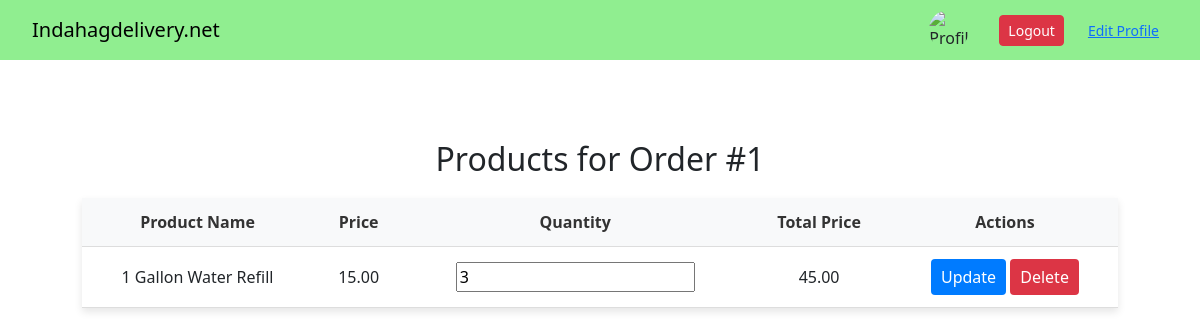
The page /order/1/items/ on the database its author committed.
### store/models.py (models this page shows, shortened)
class Order(models.Model):
    store = models.ForeignKey(Store, on_delete=models.CASCADE, related_name='orders')
    customer = models.ForeignKey(User, on_delete=models.CASCADE, related_name='orders')
    total_price = models.DecimalField(max_digits=10, decimal_places=2)
    status = models.CharField(
        max_length=20,
        choices=[
            ('Pending', 'Pending'),
            ('Preparing', 'Preparing'),
            ('On the Way', 'On the Way'),
            ('Delivered', 'Delivered')
        ],
        default='Pending'
    )
    created_at = models.DateTimeField(auto_now_add=True)

class OrderItem(models.Model):
    order = models.ForeignKey(Order, related_name='items', on_delete=models.CASCADE)
    product_name = models.CharField(max_length=255)
    product_price = models.DecimalField(max_digits=10, decimal_places=2)
    quantity = models.PositiveIntegerField()

### store/views.py (the view)
# urls.py: path('order/<int:order_id>/items/', views.order_items, name='order_items'),
def order_items(request, order_id):
    order = get_object_or_404(Order, id=order_id)
    items = order.items.all()  # Fetch related items using the related_name
    for item in items:
        item.total_price = item.product_price * item.quantity
    return render(request, 'store/order_items.html', {'order': order, 'items': items, 'item.total_price':item.total_price})

### store/templates/store/order_items.html (shortened to what this page needs)
{% extends 'store/base.html' %}
{% block content %}
<h2 class="text-center">Products for Order #{{ order.id }}</h2>
<table class="items-table">
    <thead>
        <tr>
            <th>Product Name</th>
            <th>Price</th>
            <th>Quantity</th>
            <th>Total Price</th>
            <th>Actions</th>
        </tr>
    </thead>
    <tbody>
        {% for item in items %}
        <tr>
            <td>{{ item.product_name }}</td>
            <td>{{ item.product_price }}</td>
            <td>
                <input type="number" id="quantity-{{ item.id }}" value="{{ item.quantity }}" min="1">
            </td>
            <td>{{ item.total_price|floatformat:2 }}</td>
            <td>
                <button class="action-btn update-btn" onclick="updateItem({{ item.id }})">Update</button>
                <button class="action-btn delete-btn" onclick="deleteItem({{ item.id }})">Delete</button>
            </td>
        </tr>
        {% endfor %}
    </tbody>
</table>
{% endblock %}

### store/templates/store/base.html (style rules this page uses)
body { margin-top: 60px; }

### store/templates/store/order_items.html (style rules this page uses)
.items-table { width: 90%; max-width: 1200px; margin: 20px auto; border-collapse: collapse; background-color: #fff; box-shadow: 0 4px 8px rgba(0, 0, 0, 0.1); }
.items-table th, .items-table td { padding: 12px 15px; text-align: center; border-bottom: 1px solid #ddd; }
.items-table th { background-color: #f8f9fa; color: #333; }
.action-btn { padding: 6px 10px; color: white; border: none; border-radius: 4px; cursor: pointer; }
.delete-btn { background-color: #dc3545; }
.update-btn { background-color: #007bff; }

### rows shown on the page
Order: id "1"
OrderItem: product_name "1 Gallon Water Refill", product_price "15.00", quantity "3", total_price "45.00"
